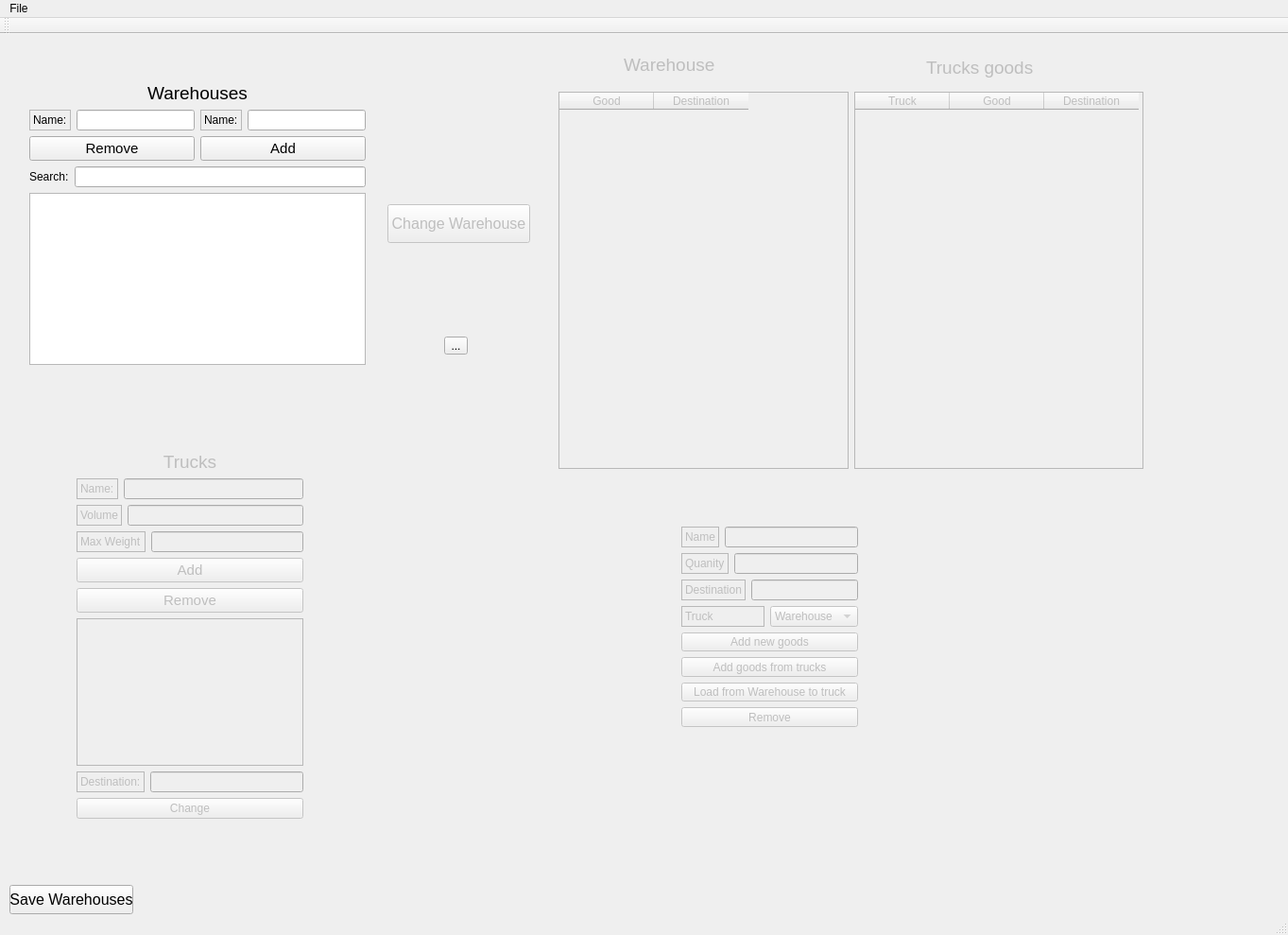
<?xml version="1.0" encoding="UTF-8"?>
<ui version="4.0">
 <class>warehouseSystem</class>
 <widget class="QMainWindow" name="warehouseSystem">
  <property name="geometry">
   <rect>
    <x>0</x>
    <y>0</y>
    <width>1363</width>
    <height>989</height>
   </rect>
  </property>
  <property name="cursor">
   <cursorShape>CrossCursor</cursorShape>
  </property>
  <property name="windowTitle">
   <string>warehouseSystem</string>
  </property>
  <widget class="QWidget" name="centralWidget">
   <widget class="QPushButton" name="saveWarehousesBtn">
    <property name="geometry">
     <rect>
      <x>10</x>
      <y>900</y>
      <width>131</width>
      <height>31</height>
     </rect>
    </property>
    <property name="font">
     <font>
      <pointsize>12</pointsize>
     </font>
    </property>
    <property name="text">
     <string>Save Warehouses</string>
    </property>
   </widget>
   <widget class="QWidget" name="layoutWidget">
    <property name="geometry">
     <rect>
      <x>20</x>
      <y>40</y>
      <width>378</width>
      <height>321</height>
     </rect>
    </property>
    <layout class="QVBoxLayout" name="verticalLayout_11">
     <item>
      <widget class="QLabel" name="warehouselbl">
       <property name="font">
        <font>
         <pointsize>14</pointsize>
        </font>
       </property>
       <property name="text">
        <string>Warehouses</string>
       </property>
       <property name="alignment">
        <set>Qt::AlignCenter</set>
       </property>
      </widget>
     </item>
     <item>
      <layout class="QVBoxLayout" name="verticalLayout_5">
       <item>
        <layout class="QHBoxLayout" name="horizontalLayout_4">
         <item>
          <layout class="QVBoxLayout" name="verticalLayout_4">
           <item>
            <layout class="QVBoxLayout" name="verticalLayout_3">
             <item>
              <layout class="QHBoxLayout" name="horizontalLayout_3">
               <item>
                <widget class="QLabel" name="warehouseRemoveNamelbl">
                 <property name="frameShape">
                  <enum>QFrame::StyledPanel</enum>
                 </property>
                 <property name="frameShadow">
                  <enum>QFrame::Sunken</enum>
                 </property>
                 <property name="text">
                  <string>Name:</string>
                 </property>
                </widget>
               </item>
               <item>
                <widget class="QLineEdit" name="removeLineWarehouse"/>
               </item>
              </layout>
             </item>
            </layout>
           </item>
           <item>
            <widget class="QPushButton" name="removeBtnWarehouse">
             <property name="font">
              <font>
               <pointsize>11</pointsize>
              </font>
             </property>
             <property name="text">
              <string>Remove</string>
             </property>
            </widget>
           </item>
          </layout>
         </item>
         <item>
          <layout class="QVBoxLayout" name="verticalLayout">
           <property name="sizeConstraint">
            <enum>QLayout::SetNoConstraint</enum>
           </property>
           <item>
            <layout class="QHBoxLayout" name="horizontalLayout_2">
             <item>
              <widget class="QLabel" name="addWarehouseLbl">
               <property name="frameShape">
                <enum>QFrame::StyledPanel</enum>
               </property>
               <property name="frameShadow">
                <enum>QFrame::Sunken</enum>
               </property>
               <property name="text">
                <string>Name:</string>
               </property>
              </widget>
             </item>
             <item>
              <widget class="QLineEdit" name="addWarehouseLine"/>
             </item>
            </layout>
           </item>
           <item>
            <widget class="QPushButton" name="addWarehouseBtn">
             <property name="font">
              <font>
               <pointsize>11</pointsize>
              </font>
             </property>
             <property name="text">
              <string>Add</string>
             </property>
            </widget>
           </item>
          </layout>
         </item>
        </layout>
       </item>
       <item>
        <layout class="QVBoxLayout" name="verticalLayout_2">
         <item>
          <layout class="QHBoxLayout" name="horizontalLayout">
           <item>
            <widget class="QLabel" name="searchLbl">
             <property name="text">
              <string>Search:</string>
             </property>
            </widget>
           </item>
           <item>
            <widget class="QLineEdit" name="searchLine"/>
           </item>
          </layout>
         </item>
         <item>
          <widget class="QListWidget" name="listWidget">
           <property name="enabled">
            <bool>true</bool>
           </property>
          </widget>
         </item>
        </layout>
       </item>
      </layout>
     </item>
    </layout>
   </widget>
   <widget class="QPushButton" name="changeWarehouseBtn">
    <property name="enabled">
     <bool>false</bool>
    </property>
    <property name="geometry">
     <rect>
      <x>410</x>
      <y>180</y>
      <width>151</width>
      <height>41</height>
     </rect>
    </property>
    <property name="font">
     <font>
      <pointsize>12</pointsize>
     </font>
    </property>
    <property name="text">
     <string>Change Warehouse</string>
    </property>
   </widget>
   <widget class="QWidget" name="layoutWidget">
    <property name="geometry">
     <rect>
      <x>710</x>
      <y>510</y>
      <width>209</width>
      <height>234</height>
     </rect>
    </property>
    <layout class="QVBoxLayout" name="verticalLayout_13">
     <item>
      <layout class="QHBoxLayout" name="horizontalLayout_5">
       <item>
        <widget class="QLabel" name="addNameGoodLbl">
         <property name="enabled">
          <bool>false</bool>
         </property>
         <property name="frameShape">
          <enum>QFrame::StyledPanel</enum>
         </property>
         <property name="frameShadow">
          <enum>QFrame::Sunken</enum>
         </property>
         <property name="text">
          <string>Name</string>
         </property>
        </widget>
       </item>
       <item>
        <widget class="QLineEdit" name="addNameGoodLine">
         <property name="enabled">
          <bool>false</bool>
         </property>
        </widget>
       </item>
      </layout>
     </item>
     <item>
      <layout class="QHBoxLayout" name="horizontalLayout_7">
       <item>
        <widget class="QLabel" name="quanityLbl">
         <property name="enabled">
          <bool>false</bool>
         </property>
         <property name="frameShape">
          <enum>QFrame::StyledPanel</enum>
         </property>
         <property name="frameShadow">
          <enum>QFrame::Sunken</enum>
         </property>
         <property name="text">
          <string>Quanity</string>
         </property>
        </widget>
       </item>
       <item>
        <widget class="QLineEdit" name="quanityLine">
         <property name="enabled">
          <bool>false</bool>
         </property>
        </widget>
       </item>
      </layout>
     </item>
     <item>
      <layout class="QHBoxLayout" name="horizontalLayout_12">
       <item>
        <widget class="QLabel" name="addGoodsDestLbl">
         <property name="enabled">
          <bool>false</bool>
         </property>
         <property name="frameShape">
          <enum>QFrame::StyledPanel</enum>
         </property>
         <property name="frameShadow">
          <enum>QFrame::Sunken</enum>
         </property>
         <property name="text">
          <string>Destination</string>
         </property>
        </widget>
       </item>
       <item>
        <widget class="QLineEdit" name="addGoodsDestLine">
         <property name="enabled">
          <bool>false</bool>
         </property>
        </widget>
       </item>
      </layout>
     </item>
     <item>
      <layout class="QHBoxLayout" name="horizontalLayout_6">
       <item>
        <widget class="QLabel" name="truckLbl">
         <property name="enabled">
          <bool>false</bool>
         </property>
         <property name="frameShape">
          <enum>QFrame::StyledPanel</enum>
         </property>
         <property name="frameShadow">
          <enum>QFrame::Sunken</enum>
         </property>
         <property name="text">
          <string>Truck</string>
         </property>
        </widget>
       </item>
       <item>
        <widget class="QComboBox" name="trucksComboBox">
         <property name="enabled">
          <bool>false</bool>
         </property>
         <item>
          <property name="text">
           <string>Warehouse</string>
          </property>
         </item>
        </widget>
       </item>
      </layout>
     </item>
     <item>
      <layout class="QVBoxLayout" name="verticalLayout_7">
       <item>
        <layout class="QVBoxLayout" name="verticalLayout_6"/>
       </item>
       <item>
        <widget class="QPushButton" name="addGoodToWBtn">
         <property name="enabled">
          <bool>false</bool>
         </property>
         <property name="text">
          <string>Add new goods</string>
         </property>
        </widget>
       </item>
       <item>
        <widget class="QPushButton" name="addGoodsFromTruck">
         <property name="enabled">
          <bool>false</bool>
         </property>
         <property name="text">
          <string>Add goods from trucks</string>
         </property>
        </widget>
       </item>
       <item>
        <widget class="QPushButton" name="loadToTruckBtn">
         <property name="enabled">
          <bool>false</bool>
         </property>
         <property name="text">
          <string>Load from Warehouse to truck</string>
         </property>
        </widget>
       </item>
       <item>
        <widget class="QPushButton" name="removeGoodBtn">
         <property name="enabled">
          <bool>false</bool>
         </property>
         <property name="text">
          <string>Remove</string>
         </property>
        </widget>
       </item>
      </layout>
     </item>
    </layout>
   </widget>
   <widget class="QWidget" name="layoutWidget">
    <property name="geometry">
     <rect>
      <x>70</x>
      <y>430</y>
      <width>262</width>
      <height>411</height>
     </rect>
    </property>
    <layout class="QVBoxLayout" name="verticalLayout_12">
     <item>
      <widget class="QLabel" name="trucksAddLbl">
       <property name="enabled">
        <bool>false</bool>
       </property>
       <property name="font">
        <font>
         <pointsize>14</pointsize>
        </font>
       </property>
       <property name="layoutDirection">
        <enum>Qt::LeftToRight</enum>
       </property>
       <property name="text">
        <string>Trucks</string>
       </property>
       <property name="alignment">
        <set>Qt::AlignCenter</set>
       </property>
      </widget>
     </item>
     <item>
      <layout class="QVBoxLayout" name="verticalLayout_10">
       <item>
        <layout class="QHBoxLayout" name="horizontalLayout_11">
         <item>
          <widget class="QLabel" name="nameTruckFList">
           <property name="enabled">
            <bool>false</bool>
           </property>
           <property name="frameShape">
            <enum>QFrame::StyledPanel</enum>
           </property>
           <property name="frameShadow">
            <enum>QFrame::Sunken</enum>
           </property>
           <property name="text">
            <string>Name:</string>
           </property>
          </widget>
         </item>
         <item>
          <widget class="QLineEdit" name="truckLineNm">
           <property name="enabled">
            <bool>false</bool>
           </property>
          </widget>
         </item>
        </layout>
       </item>
       <item>
        <layout class="QVBoxLayout" name="verticalLayout_9">
         <item>
          <layout class="QHBoxLayout" name="horizontalLayout_8">
           <item>
            <widget class="QLabel" name="truckVolumeLbl">
             <property name="enabled">
              <bool>false</bool>
             </property>
             <property name="frameShape">
              <enum>QFrame::StyledPanel</enum>
             </property>
             <property name="frameShadow">
              <enum>QFrame::Sunken</enum>
             </property>
             <property name="text">
              <string>Volume</string>
             </property>
            </widget>
           </item>
           <item>
            <widget class="QLineEdit" name="truckVolumeLine">
             <property name="enabled">
              <bool>false</bool>
             </property>
            </widget>
           </item>
          </layout>
         </item>
         <item>
          <layout class="QHBoxLayout" name="horizontalLayout_9">
           <item>
            <widget class="QLabel" name="truckMaxWeightLbl">
             <property name="enabled">
              <bool>false</bool>
             </property>
             <property name="frameShape">
              <enum>QFrame::StyledPanel</enum>
             </property>
             <property name="frameShadow">
              <enum>QFrame::Sunken</enum>
             </property>
             <property name="text">
              <string>Max Weight</string>
             </property>
            </widget>
           </item>
           <item>
            <widget class="QLineEdit" name="truckMaxWeightLine">
             <property name="enabled">
              <bool>false</bool>
             </property>
            </widget>
           </item>
          </layout>
         </item>
         <item>
          <widget class="QPushButton" name="addTruckBtn">
           <property name="enabled">
            <bool>false</bool>
           </property>
           <property name="font">
            <font>
             <pointsize>11</pointsize>
            </font>
           </property>
           <property name="text">
            <string>Add</string>
           </property>
          </widget>
         </item>
         <item>
          <widget class="QPushButton" name="removeTruckBtn">
           <property name="enabled">
            <bool>false</bool>
           </property>
           <property name="font">
            <font>
             <pointsize>11</pointsize>
            </font>
           </property>
           <property name="text">
            <string>Remove</string>
           </property>
          </widget>
         </item>
         <item>
          <widget class="QListWidget" name="trucksList">
           <property name="enabled">
            <bool>false</bool>
           </property>
          </widget>
         </item>
         <item>
          <layout class="QVBoxLayout" name="verticalLayout_8">
           <item>
            <layout class="QHBoxLayout" name="horizontalLayout_10">
             <item>
              <widget class="QLabel" name="destLbl">
               <property name="enabled">
                <bool>false</bool>
               </property>
               <property name="frameShape">
                <enum>QFrame::StyledPanel</enum>
               </property>
               <property name="frameShadow">
                <enum>QFrame::Sunken</enum>
               </property>
               <property name="text">
                <string>Destination:</string>
               </property>
              </widget>
             </item>
             <item>
              <widget class="QLineEdit" name="changeDestLine">
               <property name="enabled">
                <bool>false</bool>
               </property>
              </widget>
             </item>
            </layout>
           </item>
           <item>
            <widget class="QPushButton" name="changeDestBtn">
             <property name="enabled">
              <bool>false</bool>
             </property>
             <property name="text">
              <string>Change</string>
             </property>
            </widget>
           </item>
          </layout>
         </item>
        </layout>
       </item>
      </layout>
     </item>
    </layout>
   </widget>
   <widget class="QToolButton" name="toolButton">
    <property name="geometry">
     <rect>
      <x>470</x>
      <y>320</y>
      <width>25</width>
      <height>19</height>
     </rect>
    </property>
    <property name="text">
     <string>...</string>
    </property>
   </widget>
   <widget class="QLabel" name="warehouseGoodsLbl">
    <property name="enabled">
     <bool>false</bool>
    </property>
    <property name="geometry">
     <rect>
      <x>660</x>
      <y>22</y>
      <width>111</width>
      <height>21</height>
     </rect>
    </property>
    <property name="font">
     <font>
      <pointsize>14</pointsize>
     </font>
    </property>
    <property name="text">
     <string>Warehouse</string>
    </property>
   </widget>
   <widget class="QLabel" name="truckGoodsLbl">
    <property name="enabled">
     <bool>false</bool>
    </property>
    <property name="geometry">
     <rect>
      <x>980</x>
      <y>20</y>
      <width>131</width>
      <height>31</height>
     </rect>
    </property>
    <property name="font">
     <font>
      <pointsize>14</pointsize>
     </font>
    </property>
    <property name="text">
     <string>Trucks goods</string>
    </property>
   </widget>
   <widget class="QWidget" name="">
    <property name="geometry">
     <rect>
      <x>580</x>
      <y>50</y>
      <width>641</width>
      <height>421</height>
     </rect>
    </property>
    <layout class="QHBoxLayout" name="horizontalLayout_13">
     <item>
      <widget class="QTableWidget" name="tableForWarehouse">
       <property name="enabled">
        <bool>false</bool>
       </property>
       <property name="editTriggers">
        <set>QAbstractItemView::NoEditTriggers</set>
       </property>
       <property name="tabKeyNavigation">
        <bool>false</bool>
       </property>
       <property name="showDropIndicator" stdset="0">
        <bool>false</bool>
       </property>
       <property name="dragDropOverwriteMode">
        <bool>false</bool>
       </property>
       <property name="rowCount">
        <number>0</number>
       </property>
       <property name="columnCount">
        <number>2</number>
       </property>
       <column>
        <property name="text">
         <string>Good</string>
        </property>
       </column>
       <column>
        <property name="text">
         <string>Destination</string>
        </property>
       </column>
      </widget>
     </item>
     <item>
      <widget class="QTableWidget" name="tableForTrucks">
       <property name="enabled">
        <bool>false</bool>
       </property>
       <column>
        <property name="text">
         <string>Truck</string>
        </property>
       </column>
       <column>
        <property name="text">
         <string>Good</string>
        </property>
       </column>
       <column>
        <property name="text">
         <string>Destination</string>
        </property>
       </column>
      </widget>
     </item>
    </layout>
   </widget>
  </widget>
  <widget class="QMenuBar" name="menuBar">
   <property name="geometry">
    <rect>
     <x>0</x>
     <y>0</y>
     <width>1363</width>
     <height>21</height>
    </rect>
   </property>
   <widget class="QMenu" name="menuFile">
    <property name="title">
     <string>File</string>
    </property>
    <addaction name="actionSave"/>
    <addaction name="actionDatabase"/>
   </widget>
   <addaction name="menuFile"/>
  </widget>
  <widget class="QToolBar" name="mainToolBar">
   <attribute name="toolBarArea">
    <enum>TopToolBarArea</enum>
   </attribute>
   <attribute name="toolBarBreak">
    <bool>false</bool>
   </attribute>
  </widget>
  <widget class="QStatusBar" name="statusBar"/>
  <action name="actionSave">
   <property name="text">
    <string>Save</string>
   </property>
  </action>
  <action name="actionDatabase">
   <property name="text">
    <string>Database</string>
   </property>
  </action>
 </widget>
 <layoutdefault spacing="6" margin="11"/>
 <resources/>
 <connections/>
</ui>
